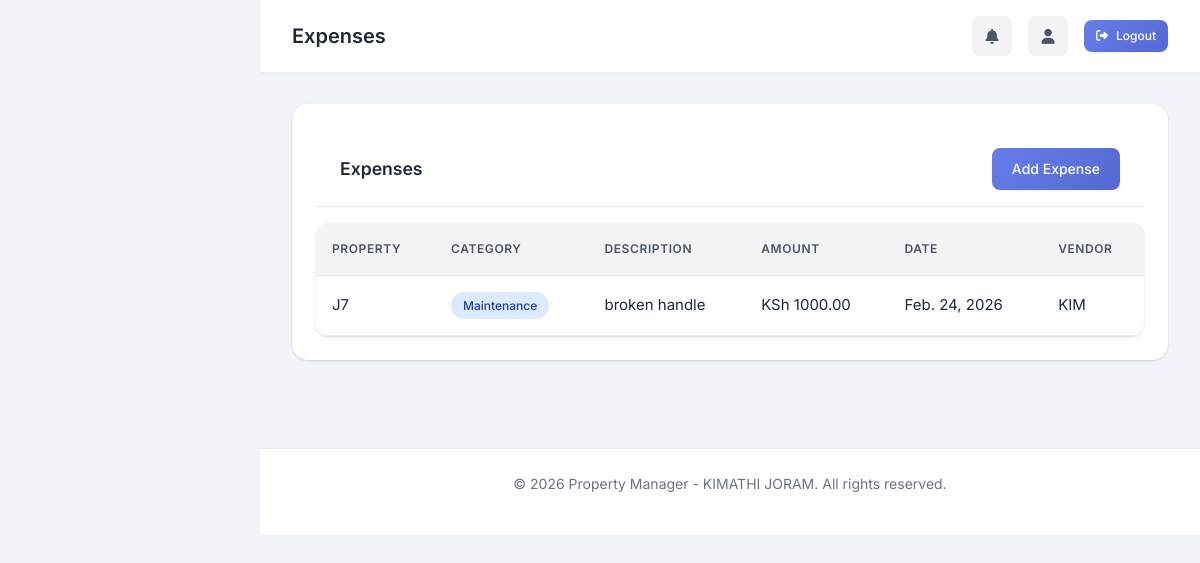
The page /expenses/ on the database its author committed.
### apartments/models.py (models this page shows, shortened)
class Expense(models.Model):
    CATEGORY_CHOICES = [
        ('repairs', 'Repairs'),
        ('maintenance', 'Maintenance'),
        ('utilities', 'Utilities'),
        ('insurance', 'Insurance'),
        ('taxes', 'Taxes'),
        ('management', 'Management Fee'),
        ('security', 'Security'),
        ('cleaning', 'Cleaning'),
        ('landscaping', 'Landscaping'),
        ('other', 'Other'),
    ]
    property = models.ForeignKey(Property, on_delete=models.CASCADE, related_name='expenses', db_index=True)
    category = models.CharField(max_length=20, choices=CATEGORY_CHOICES, default='other', db_index=True)
    description = models.TextField()
    amount = models.DecimalField(max_digits=10, decimal_places=2)
    expense_date = models.DateField(default=timezone.now, db_index=True)
    vendor = models.CharField(max_length=200, blank=True)
    receipt_number = models.CharField(max_length=100, blank=True)
    receipt_image = models.ImageField(upload_to='expenses/receipts/', blank=True, null=True)
    approved_by = models.ForeignKey(User, on_delete=models.SET_NULL, null=True, blank=True, related_name='approved_expenses')
    created_at = models.DateTimeField(auto_now_add=True)
    class Meta:
        ordering = ['-expense_date']
        indexes = [
            models.Index(fields=['-expense_date']),
            models.Index(fields=['category', 'expense_date']),
        ]

class Property(models.Model):
    PROPERTY_TYPES = [
        ('apartment', 'Apartment Building'),
        ('bedsitter', 'Bedsitter'),
        ('commercial', 'Commercial Building'),
        ('land', 'Land'),
        ('villa', 'Villa'),
        ('house', 'House'),
    ]
    name = models.CharField(max_length=200, help_text="Property name or building name")
    property_type = models.CharField(max_length=20, choices=PROPERTY_TYPES, default='apartment')
    address = models.TextField(help_text="Full address of the property")
    latitude = models.DecimalField(max_digits=9, decimal_places=6, null=True, blank=True, help_text="GPS Latitude coordinate")
    longitude = models.DecimalField(max_digits=9, decimal_places=6, null=True, blank=True, help_text="GPS Longitude coordinate")
    total_units = models.IntegerField(default=1, help_text="Total number of apartments/units")
    description = models.TextField(blank=True, help_text="Additional description")
    title_deed_number = models.CharField(max_length=100, blank=True)
    water_account = models.CharField(max_length=50, blank=True)
    electricity_account = models.CharField(max_length=50, blank=True)
    owner = models.ForeignKey(User, on_delete=models.SET_NULL, null=True, blank=True, related_name='owned_properties')
    created_at = models.DateTimeField(auto_now_add=True, db_index=True)
    updated_at = models.DateTimeField(auto_now=True)
    class Meta:
        ordering = ['-created_at']
        indexes = [
            models.Index(fields=['-created_at']),
        ]

### apartments/views.py (the view)
# urls.py: path('expenses/', views.ExpenseListView.as_view(), name='expense_list'),
class ExpenseListView(ListView):
    model = Expense
    template_name = 'apartments/expense_list.html'
    context_object_name = 'expenses'
    paginate_by = 10

### apartments/context_processors.py (called while the page is built, shortened)
def notification_count(request):
    from apartments.models import Notification, UserProfile
    unread_count = 0
    return {'unread_notification_count': unread_count}

def payment_count(request):
    from apartments.models import Payment, Lease
    pending_payments_count = 0
    my_payments_count = 0
    total_payments_amount = 0
    return {
        'pending_payments_count': pending_payments_count,
        'my_payments_count': my_payments_count,
        'total_payments_amount': total_payments_amount,
    }

### templates/apartments/expense_list.html (shortened to what this page needs)
{% extends 'base.html' %}
{% block content %}
<div class="card">
    <div class="card-header">
        <h2 class="card-title">Expenses</h2>
        <a href="{% url 'expense_create' %}" class="btn btn-primary">Add Expense</a>
    </div>
    <div class="table-container">
        <table>
            <thead>
                <tr>
                    <th>Property</th>
                    <th>Category</th>
                    <th>Description</th>
                    <th>Amount</th>
                    <th>Date</th>
                    <th>Vendor</th>
                </tr>
            </thead>
            <tbody>
                {% for expense in expenses %}
                <tr>
                    <td>{{ expense.property.name }}</td>
                    <td>
                        <span class="badge badge-info">{{ expense.get_category_display }}</span>
                    </td>
                    <td>{{ expense.description|truncatechars:50 }}</td>
                    <td>KSh {{ expense.amount|floatformat:2 }}</td>
                    <td>{{ expense.expense_date }}</td>
                    <td>{{ expense.vendor|default:"-" }}</td>
                </tr>
                {% empty %}
                <tr>
                    <td colspan="6" style="text-align: center; color: #666;">No expenses found</td>
                </tr>
                {% endfor %}
            </tbody>
        </table>
    </div>
</div>
{% endblock %}

### templates/base.html (style rules this page uses)
:root { --primary: #667eea; --primary-dark: #5568d3; --primary-light: #8b9cf5; --secondary: #764ba2; --success: #10b981; --warning: #f59e0b; --danger: #ef4444; --dark: #1f2937; --dark-bg: #111827; --gray-100: #f3f4f6; --gray-200: #e5e7eb; --gray-300: #d1d5db; --gray-400: #9ca3af; --gray-500: #6b7280; --gray-600: #4b5563; --white: #ffffff; --sidebar-width: 260px; --shadow-sm: 0 1px 2px 0 rgba(0, 0, 0, 0.05); --shadow: 0 1px 3px 0 rgba(0, 0, 0, 0.1), 0 1px 2px 0 rgba(0, 0, 0, 0.06); --shadow-md: 0 4px 6px -1px rgba(0, 0, 0, 0.1), 0 2px 4px -1px rgba(0, 0, 0, 0.06); --shadow-lg: 0 10px 15px -3px rgba(0, 0, 0, 0.1), 0 4px 6px -2px rgba(0, 0, 0, 0.05); --shadow-xl: 0 20px 25px -5px rgba(0, 0, 0, 0.1), 0 10px 10px -5px rgba(0, 0, 0, 0.04); --radius-sm: 0.375rem; --radius: 0.5rem; --radius-lg: 0.75rem; --radius-xl: 1rem; }
* { margin: 0; padding: 0; box-sizing: border-box; }
body { font-family: 'Inter', -apple-system, BlinkMacSystemFont, 'Segoe UI', Roboto, sans-serif; background-color: #f1f5f9; color: var(--dark); line-height: 1.6; -webkit-font-smoothing: antialiased; -moz-osx-font-smoothing: grayscale; }
.card { background: var(--white); border-radius: var(--radius-xl); box-shadow: var(--shadow); padding: 1.5rem; margin-bottom: 1.5rem; transition: all 0.3s; }
.card-header { display: flex; justify-content: space-between; align-items: center; margin-bottom: 1rem; padding-bottom: 1rem; border-bottom: 1px solid var(--gray-200); }
.card-title { font-size: 1.1rem; font-weight: 600; color: var(--dark); display: flex; align-items: center; gap: 0.5rem; }
.table-container { overflow-x: auto; border-radius: var(--radius-lg); }
table { width: 100%; border-collapse: collapse; }
th, td { padding: 1rem; text-align: left; border-bottom: 1px solid var(--gray-200); }
th { background: var(--gray-100); font-weight: 600; color: var(--gray-600); font-size: 0.75rem; text-transform: uppercase; letter-spacing: 0.05em; }
.btn { display: inline-flex; align-items: center; justify-content: center; gap: 0.5rem; padding: 0.625rem 1.25rem; border: none; border-radius: var(--radius); cursor: pointer; text-decoration: none; font-size: 0.875rem; font-weight: 500; transition: all 0.2s; }
.btn-primary { background: linear-gradient(135deg, var(--primary) 0%, var(--primary-dark) 100%); color: white; }
.badge { display: inline-flex; align-items: center; padding: 0.25rem 0.75rem; border-radius: 9999px; font-size: 0.75rem; font-weight: 500; }
.badge-info { background: #dbeafe; color: #1e40af; }

### rows shown on the page
Expense: property.name "J7", category "Maintenance", description "broken handle", amount "1000.00", expense_date "Feb. 24, 2026", vendor "KIM"
